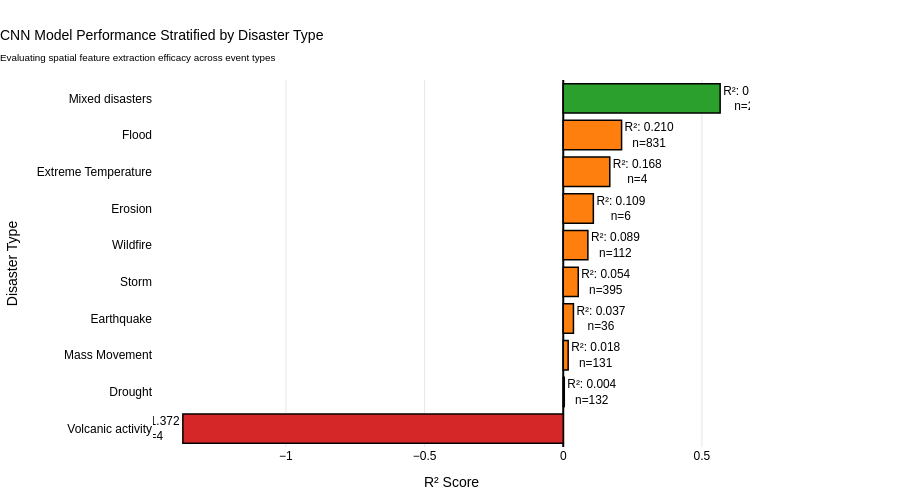

Notebook source saved alongside this figure:
### Code cell
# %%
import torch
import numpy as np
import pandas as pd
from sklearn.metrics import r2_score
import plotly.express as px
import plotly.graph_objects as go

# =========================================================
# 1. GATHER PREDICTIONS FROM THE CNN
# =========================================================
print("Running inference on the test set...")
model.eval()
all_preds = []
all_targets = []

with torch.no_grad():
    for viirs, rgb, tab, targets in test_loader:
        # Move tensors to device
        viirs = viirs.to(device)
        rgb = rgb.to(device)
        tab = tab.to(device)
        
        # Forward pass
        preds = model(viirs, rgb, tab)
        
        # Move back to CPU and convert to flat numpy arrays
        all_preds.extend(preds.cpu().numpy().flatten())
        all_targets.extend(targets.cpu().numpy().flatten())

# =========================================================
# 2. BUILD RESULTS DATAFRAME
# =========================================================
# Since test_loader has shuffle=False, it perfectly aligns with test_df
results_cnn_df = pd.DataFrame({
    'iso3': test_df['iso3'].values,
    'type': test_df['type'].values,
    'y_true': all_targets,
    'y_pred_cnn': all_preds
})

# Safe R2 function requires at least 2 samples to calculate variance
def safe_r2(g, pred_col):
    if len(g) > 1:
        return r2_score(g['y_true'], g[pred_col])
    return np.nan

# Calculate R2 per Country and Type
r2_by_country_cnn = results_cnn_df.groupby('iso3').apply(lambda g: safe_r2(g, 'y_pred_cnn')).dropna().sort_values(ascending=False)
r2_by_type_cnn = results_cnn_df.groupby('type').apply(lambda g: safe_r2(g, 'y_pred_cnn')).dropna().sort_values(ascending=False)

# =========================================================
# 3. FIGURE 1: CHOROPLETH MAP
# =========================================================
print("Generating Choropleth Map...")
r2_country_df = r2_by_country_cnn.reset_index()
r2_country_df.columns = ["iso3", "r2"]

fig_map = px.choropleth(
    r2_country_df,
    locations="iso3",
    color="r2",
    hover_name="iso3",
    hover_data={"r2": ":.4f", "iso3": False},
    color_continuous_scale="RdYlGn",
    range_color=[-0.2, 0.8], # Keeping the same scale as XGBoost for direct comparison
    labels={"r2": "R² Score"}
)

fig_map.update_geos(
    projection_type="natural earth",
    showframe=True,
    showcoastlines=True,
    coastlinecolor="RebeccaPurple",
    showland=True,
    landcolor="rgb(243, 243, 243)",
    bgcolor="rgba(240, 248, 255, 0.5)"
)

fig_map.update_layout(
    template="plotly_white",
    height=600,
    width=1200,
    margin=dict(l=10, r=10, t=80, b=10),
    font=dict(family="Arial", size=12, color="black"),
    title=dict(
        text="CNN Model Performance: R² Score by Country<br><sub>Deep learning predictions for climate-displaced populations</sub>",
        x=0.01,
        xanchor="left",
        font=dict(size=15, color="black", family="Arial")
    ),
    coloraxis_colorbar=dict(
        title="R² Score",
        thickness=20,
        len=0.7,
        x=1.02,
        outlinewidth=2,
        outlinecolor="black",
        tickformat=".2f",
        tickfont=dict(size=11)
    ),
)

fig_map.write_html("CNN_R2_Choropleth_Map.html")
# fig_map.write_image("CNN_R2_Choropleth_Map.pdf", engine="kaleido") # Uncomment if kaleido is installed
fig_map.show()

# =========================================================
# 4. FIGURE 2: DISASTER TYPE PERFORMANCE
# =========================================================
print("Generating Disaster Type Bar Chart...")
type_counts = results_cnn_df.groupby('type').size().reset_index(name='count')
r2_type_df = r2_by_type_cnn.reset_index()
r2_type_df.columns = ["type", "r2"]
r2_type_df = r2_type_df.merge(type_counts, on="type")

# Sort by R2 descending for the plot
r2_type_df = r2_type_df.sort_values("r2", ascending=True)

# Color function based on performance thresholds
def get_color(r2):
    if r2 > 0.6:
        return "#1f77b4"  # Blue - excellent
    elif r2 > 0.4:
        return "#2ca02c"  # Green - good
    elif r2 > 0:
        return "#ff7f0e"  # Orange - moderate
    else:
        return "#d62728"  # Red - poor

colors_type = [get_color(x) for x in r2_type_df["r2"]]

fig_type = go.Figure(data=[
    go.Bar(
        y=r2_type_df["type"],
        x=r2_type_df["r2"],
        orientation='h',
        marker=dict(
            color=colors_type,
            line=dict(color="black", width=1.5)
        ),
        text=[f"R²: {r2:.3f}<br>n={count}" for r2, count in zip(r2_type_df["r2"], r2_type_df["count"])],
        textposition="outside",
        hovertemplate="<b>%{y}</b><br>R² Score: %{x:.4f}<extra></extra>",
        showlegend=False
    )
])

fig_type.update_layout(
    template="plotly_white",
    height=500,
    width=900,
    margin=dict(l=150, r=150, t=80, b=50),
    font=dict(family="Arial", size=12, color="black"),
    title=dict(
        text="CNN Model Performance Stratified by Disaster Type<br><sub>Evaluating spatial feature extraction efficacy across event types</sub>",
        x=0.0,
        xanchor="left",
        font=dict(size=14, color="black")
    ),
    xaxis=dict(
        title="R² Score",
        showgrid=True,
        gridwidth=1,
        gridcolor="rgba(128,128,128,0.2)",
        zeroline=True,
        zerolinewidth=2,
        zerolinecolor="black"
    ),
    yaxis=dict(
        title="Disaster Type",
        showgrid=False,
    ),
)

fig_type.write_html("CNN_R2_by_DisasterType.html")
# fig_type.write_image("CNN_R2_by_DisasterType.pdf", engine="kaleido") # Uncomment if kaleido is installed
fig_type.show()

# =========================================================
# 5. PRINT SUMMARY
# =========================================================
print("\n" + "="*70)
print("CNN R² PERFORMANCE ANALYSIS COMPLETE")
print("="*70)
print(f"\n📊 GEOGRAPHIC INSIGHTS (CNN):")
print(f"  • Countries analyzed: {len(r2_by_country_cnn)}")
print(f"  • Countries with positive R²: {(r2_by_country_cnn > 0).sum()}")
if not r2_by_country_cnn.empty:
    print(f"  • Mean R² (all countries): {r2_by_country_cnn.mean():.4f}")
    print(f"  • Best performing country: {r2_by_country_cnn.idxmax()} (R² = {r2_by_country_cnn.max():.4f})")

print(f"\n⚠️  DISASTER TYPE INSIGHTS (CNN):")
print(f"  • Disaster types: {len(r2_by_type_cnn)}")
print(f"  • Types with positive R²: {(r2_by_type_cnn > 0).sum()}")
if not r2_by_type_cnn.empty:
    print(f"  • Best type: {r2_by_type_cnn.idxmax()} (R² = {r2_by_type_cnn.max():.4f})")
    print(f"  • Most challenging: {r2_by_type_cnn.idxmin()} (R² = {r2_by_type_cnn.min():.4f})")
print("="*70)

### Figure 1 — Plotly figure (JSON) as saved in the notebook; plotly's stock layout.template omitted (floating-point values rounded to 4 significant figures)
{"data": [{"hovertemplate": "<b>%{y}</b><br>R² Score: %{x:.4f}<extra></extra>", "marker": {"color": ["#d62728", "#ff7f0e", "#ff7f0e", "#ff7f0e", "#ff7f0e", "#ff7f0e", "#ff7f0e", "#ff7f0e", "#ff7f0e", "#2ca02c"], "line": {"color": "black", "width": 1.5}}, "orientation": "h", "showlegend": false, "text": ["R²: -1.372<br>n=4", "R²: 0.004<br>n=132", "R²: 0.018<br>n=131", "R²: 0.037<br>n=36", "R²: 0.054<br>n=395", "R²: 0.089<br>n=112", "R²: 0.109<br>n=6", "R²: 0.168<br>n=4", "R²: 0.210<br>n=831", "R²: 0.566<br>n=28"], "textposition": "outside", "type": "bar", "x": [-1.372, 0.003793, 0.01781, 0.03683, 0.05419, 0.08888, 0.1086, 0.1679, 0.2104, 0.5658], "y": ["Volcanic activity", "Drought", "Mass Movement", "Earthquake", "Storm", "Wildfire", "Erosion", "Extreme Temperature", "Flood", "Mixed disasters"]}], "layout": {"font": {"color": "black", "family": "Arial", "size": 12}, "height": 500, "margin": {"b": 50, "l": 150, "r": 150, "t": 80}, "title": {"font": {"color": "black", "size": 14}, "text": "CNN Model Performance Stratified by Disaster Type<br><sub>Evaluating spatial feature extraction efficacy across event types</sub>", "x": 0, "xanchor": "left"}, "width": 900, "xaxis": {"gridcolor": "rgba(128,128,128,0.2)", "gridwidth": 1, "showgrid": true, "title": {"text": "R² Score"}, "zeroline": true, "zerolinecolor": "black", "zerolinewidth": 2}, "yaxis": {"showgrid": false, "title": {"text": "Disaster Type"}}}}
